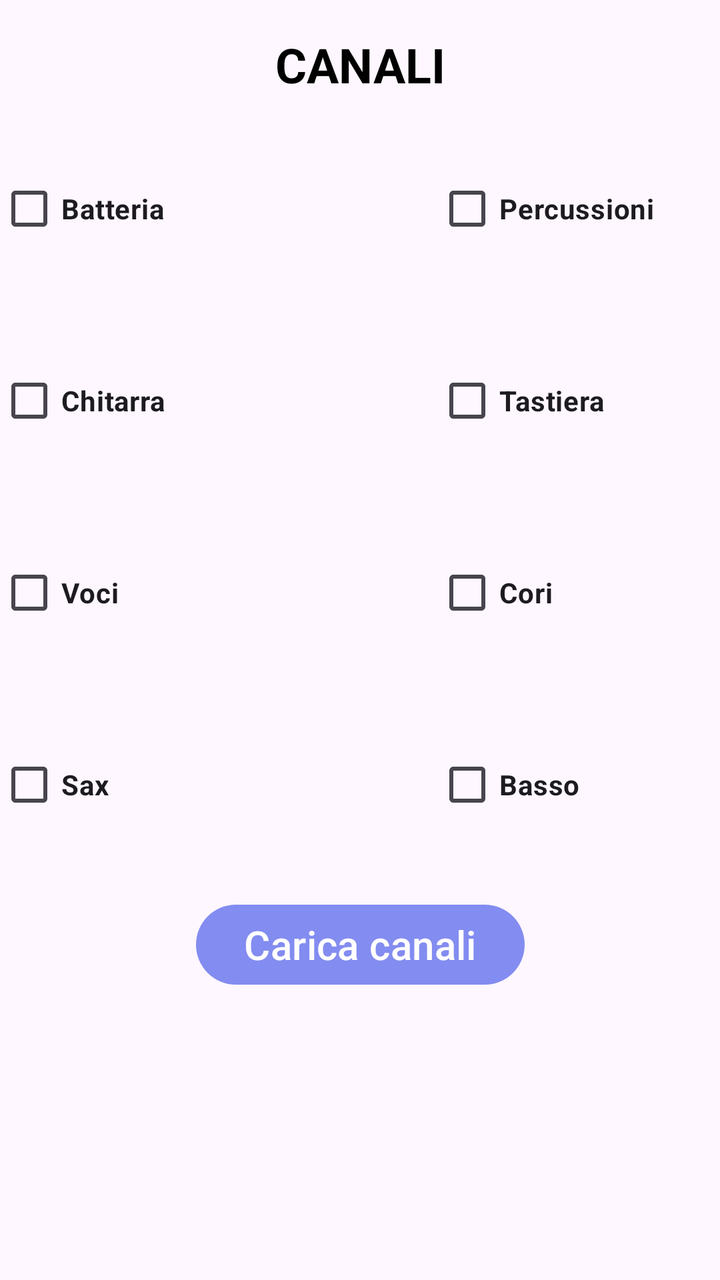
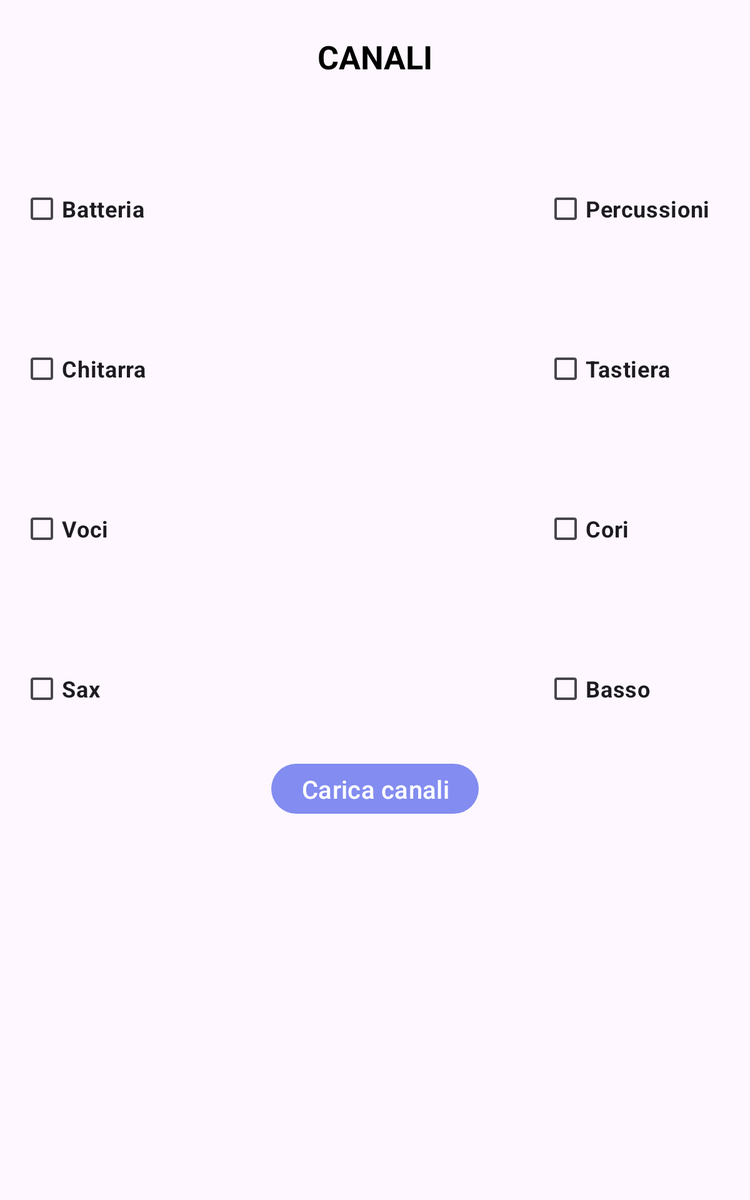

An Android layout and its configuration variant, each rendered on a device that would load it. The default file and the variant file are quoted in full after the pictures.
<!-- AndroidManifest.xml: application theme Theme.CablaggioService -->
<!-- res/layout/frag_sezioni.xml -->
<?xml version="1.0" encoding="utf-8"?>
<ScrollView xmlns:android="http://schemas.android.com/apk/res/android"
    xmlns:app="http://schemas.android.com/apk/res-auto"
    xmlns:tools="http://schemas.android.com/tools"
    android:layout_width="match_parent"
    android:layout_height="match_parent">

    <androidx.constraintlayout.widget.ConstraintLayout
        android:id="@+id/container_frag_sezioni"
        android:layout_width="match_parent"
        android:layout_height="wrap_content">


        <ImageButton
            android:id="@+id/imageButtonCori"
            android:layout_width="48dp"
            android:layout_height="48dp"
            android:background="@color/trasparente"
            android:contentDescription="@string/image"
            app:layout_constraintStart_toEndOf="@+id/checkBoxCori"
            app:layout_constraintTop_toTopOf="@+id/checkBoxCori"
            app:srcCompat="@drawable/baseline_arrow_right_48" />

        <ImageButton
            android:id="@+id/imageButtonVoci"
            android:layout_width="48dp"
            android:layout_height="48dp"
            android:background="@color/trasparente"
            android:contentDescription="@string/image"
            app:layout_constraintStart_toEndOf="@+id/checkBoxVoci"
            app:layout_constraintTop_toTopOf="@+id/checkBoxVoci"
            app:srcCompat="@drawable/baseline_arrow_right_48" />

        <ImageButton
            android:id="@+id/imageButtonChitarra"
            android:layout_width="48dp"
            android:layout_height="48dp"
            android:background="@color/trasparente"
            android:contentDescription="@string/image"
            app:layout_constraintStart_toEndOf="@+id/checkboxChitarra"
            app:layout_constraintTop_toTopOf="@+id/checkboxChitarra"
            app:srcCompat="@drawable/baseline_arrow_right_48" />

        <ImageButton
            android:contentDescription="@string/image"
            android:id="@+id/imageButtonTastiera"
            android:layout_width="48dp"
            android:layout_height="48dp"
            android:background="@color/trasparente"
            app:layout_constraintStart_toEndOf="@+id/checkBoxTastiera"
            app:layout_constraintTop_toTopOf="@+id/checkBoxTastiera"
            app:srcCompat="@drawable/baseline_arrow_right_48" />

        <ImageButton
            android:contentDescription="@string/image"
            android:id="@+id/imageButtonPercussioni"
            android:layout_width="48dp"
            android:layout_height="48dp"
            android:background="@color/trasparente"
            app:layout_constraintStart_toEndOf="@+id/checkBoxPercussioni"
            app:layout_constraintTop_toTopOf="@+id/checkBoxPercussioni"
            app:srcCompat="@drawable/baseline_arrow_right_48" />

        <CheckBox
            android:id="@+id/checkboxBatteria"
            android:layout_width="wrap_content"
            android:layout_height="wrap_content"
            android:layout_marginTop="32dp"
            android:text="@string/batteria"
            android:textStyle="bold"
            app:layout_constraintEnd_toStartOf="@+id/imageButtonBatteria"
            app:layout_constraintTop_toBottomOf="@+id/textView" />


        <CheckBox
            android:id="@+id/checkboxChitarra"
            android:layout_width="wrap_content"
            android:layout_height="wrap_content"
            android:layout_marginTop="48dp"
            android:text="@string/chitarra"
            android:textStyle="bold"
            app:layout_constraintStart_toStartOf="@+id/checkboxBatteria"
            app:layout_constraintTop_toBottomOf="@id/barrier1" />

        <ImageButton
            android:id="@+id/imageButtonBatteria"
            android:layout_width="48dp"
            android:layout_height="48dp"
            android:layout_marginEnd="8dp"
            android:background="@color/trasparente"
            android:contentDescription="@string/image"
            app:layout_constraintEnd_toStartOf="@+id/textView"
            app:layout_constraintTop_toTopOf="@+id/checkboxBatteria"
            app:srcCompat="@drawable/baseline_arrow_right_48" />

        <CheckBox
            android:id="@+id/checkBoxPercussioni"
            android:layout_width="wrap_content"
            android:layout_height="wrap_content"
            android:layout_marginStart="80dp"
            android:text="@string/percussioni"
            android:textStyle="bold"
            app:layout_constraintStart_toStartOf="@+id/textView"
            app:layout_constraintTop_toTopOf="@+id/checkboxBatteria" />

        <CheckBox
            android:id="@+id/checkBoxTastiera"
            android:layout_width="wrap_content"
            android:layout_height="wrap_content"
            android:text="@string/tastiera"
            android:textStyle="bold"
            app:layout_constraintStart_toStartOf="@+id/checkBoxPercussioni"
            app:layout_constraintTop_toTopOf="@+id/checkboxChitarra" />

        <androidx.core.widget.NestedScrollView
            android:id="@+id/scrollViewTastiera"
            android:layout_width="wrap_content"
            android:layout_height="wrap_content"
            android:layout_marginStart="8dp"
            android:layout_marginTop="4dp"
            android:visibility="gone"
            app:layout_constraintStart_toStartOf="@+id/checkBoxTastiera"
            app:layout_constraintTop_toBottomOf="@+id/checkBoxTastiera">

            <RadioGroup
                android:id="@+id/group_tastiera"
                android:layout_width="wrap_content"
                android:layout_height="wrap_content">

            </RadioGroup>
        </androidx.core.widget.NestedScrollView>

        <androidx.core.widget.NestedScrollView
            android:id="@+id/scrollViewPercussioni"
            android:layout_width="wrap_content"
            android:layout_height="wrap_content"
            android:layout_marginStart="8dp"
            android:layout_marginTop="4dp"
            android:maxHeight="144dp"
            android:visibility="gone"
            app:layout_constraintStart_toStartOf="@+id/checkBoxPercussioni"
            app:layout_constraintTop_toBottomOf="@+id/checkBoxPercussioni">

            <RadioGroup
                android:id="@+id/group_percussioni"
                android:layout_width="match_parent"
                android:layout_height="wrap_content">

            </RadioGroup>

        </androidx.core.widget.NestedScrollView>

        <androidx.core.widget.NestedScrollView
            android:id="@+id/scrollViewBatteria"
            android:layout_width="wrap_content"
            android:layout_height="wrap_content"
            android:layout_marginStart="8dp"
            android:layout_marginTop="4dp"
            android:visibility="gone"
            app:layout_constraintStart_toStartOf="@+id/checkboxBatteria"
            app:layout_constraintTop_toBottomOf="@+id/checkboxBatteria">

            <RadioGroup
                android:id="@+id/group_batteria"
                android:layout_width="wrap_content"
                android:layout_height="wrap_content">
            </RadioGroup>
        </androidx.core.widget.NestedScrollView>

        <CheckBox
            android:id="@+id/checkBoxCori"
            android:layout_width="wrap_content"
            android:layout_height="wrap_content"
            android:text="@string/cori"
            android:textStyle="bold"
            app:layout_constraintStart_toStartOf="@+id/checkBoxTastiera"
            app:layout_constraintTop_toTopOf="@+id/checkBoxVoci" />

        <CheckBox
            android:id="@+id/checkBoxSax"
            android:layout_width="wrap_content"
            android:layout_height="wrap_content"
            android:layout_marginTop="48dp"
            android:text="@string/sax"
            android:textStyle="bold"
            app:layout_constraintStart_toStartOf="@+id/checkBoxVoci"
            app:layout_constraintTop_toBottomOf="@+id/barrier3" />

        <CheckBox
            android:id="@+id/checkBoxVoci"
            android:layout_width="wrap_content"
            android:layout_height="wrap_content"
            android:layout_marginTop="48dp"
            android:text="@string/voci"
            android:textStyle="bold"
            app:layout_constraintStart_toStartOf="@+id/checkboxChitarra"
            app:layout_constraintTop_toBottomOf="@+id/barrier2" />

        <CheckBox
            android:id="@+id/checkBoxBasso"
            android:layout_width="wrap_content"
            android:layout_height="wrap_content"
            android:text="@string/basso"
            android:textStyle="bold"
            app:layout_constraintStart_toStartOf="@+id/checkBoxCori"
            app:layout_constraintTop_toTopOf="@+id/checkBoxSax" />

        <androidx.constraintlayout.widget.Barrier
            android:id="@+id/barrier1"
            android:layout_width="wrap_content"
            android:layout_height="wrap_content"
            app:barrierDirection="bottom"
            app:constraint_referenced_ids="scrollViewBatteria,scrollViewPercussioni" />

        <androidx.constraintlayout.widget.Barrier
            android:id="@+id/barrier2"
            android:layout_width="wrap_content"
            android:layout_height="wrap_content"
            app:barrierDirection="bottom"
            app:constraint_referenced_ids="scrollViewTastiera,scrollViewChitarra" />

        <TextView
            android:id="@+id/textView"
            android:layout_width="wrap_content"
            android:layout_height="wrap_content"
            android:layout_marginTop="16dp"
            android:text="@string/canali"
            android:textColor="@color/black"
            android:textSize="24sp"
            android:textStyle="bold"
            app:layout_constraintEnd_toEndOf="parent"
            app:layout_constraintStart_toStartOf="parent"
            app:layout_constraintTop_toTopOf="parent" />

        <androidx.core.widget.NestedScrollView
            android:id="@+id/scrollViewChitarra"
            android:layout_width="wrap_content"
            android:layout_height="wrap_content"
            android:layout_marginStart="8dp"
            android:visibility="gone"
            app:layout_constraintStart_toStartOf="@+id/checkboxChitarra"
            app:layout_constraintTop_toBottomOf="@+id/checkboxChitarra">

            <LinearLayout
                android:id="@+id/group_check_chitarra"
                android:layout_width="match_parent"
                android:layout_height="wrap_content"
                android:orientation="vertical">

            </LinearLayout>
        </androidx.core.widget.NestedScrollView>

        <androidx.constraintlayout.widget.Barrier
            android:id="@+id/barrier3"
            android:layout_width="wrap_content"
            android:layout_height="wrap_content"
            app:constraint_referenced_ids="scrollViewVoci,scrollViewCori"
            app:barrierDirection="bottom" />

        <androidx.core.widget.NestedScrollView
            android:id="@+id/scrollViewVoci"
            android:layout_width="wrap_content"
            android:layout_height="wrap_content"
            android:layout_marginStart="8dp"
            android:visibility="gone"
            app:layout_constraintStart_toStartOf="@+id/checkBoxVoci"
            app:layout_constraintTop_toBottomOf="@+id/checkBoxVoci">


            <RadioGroup
                android:id="@+id/group_voci"
                android:layout_width="wrap_content"
                android:layout_height="wrap_content">

            </RadioGroup>


        </androidx.core.widget.NestedScrollView>

        <androidx.core.widget.NestedScrollView
            android:id="@+id/scrollViewCori"
            android:layout_width="wrap_content"
            android:layout_height="wrap_content"
            android:layout_marginStart="8dp"
            android:visibility="gone"
            app:layout_constraintStart_toStartOf="@+id/checkBoxCori"
            app:layout_constraintTop_toBottomOf="@+id/checkBoxCori">

            <RadioGroup
                android:id="@+id/group_cori"
                android:layout_width="wrap_content"
                android:layout_height="wrap_content">

            </RadioGroup>
        </androidx.core.widget.NestedScrollView>

        <Button
            android:id="@+id/buttonCaricaCanali"
            android:layout_width="wrap_content"
            android:layout_height="wrap_content"
            android:layout_marginTop="32dp"
            android:layout_marginBottom="8dp"
            android:text="@string/carica_canali"
            android:textSize="20sp"
            app:layout_constraintBottom_toBottomOf="parent"
            app:layout_constraintEnd_toEndOf="parent"
            app:layout_constraintStart_toStartOf="parent"
            app:layout_constraintTop_toBottomOf="@+id/checkBoxBasso" />


    </androidx.constraintlayout.widget.ConstraintLayout>
</ScrollView>
<!-- resources referenced by this layout -->
<resources>
  <color name="black">#FF000000</color>
  <color name="trasparente">#00FFFFFF</color>
  <string name="basso">Basso</string>
  <string name="batteria">Batteria</string>
  <string name="canali">CANALI</string>
  <string name="carica_canali">Carica canali</string>
  <string name="chitarra">Chitarra</string>
  <string name="cori">Cori</string>
  <string name="image">image</string>
  <string name="percussioni">Percussioni</string>
  <string name="sax">Sax</string>
  <string name="tastiera">Tastiera</string>
  <string name="voci">Voci</string>
  <style name="Theme.CablaggioService" parent="Base.Theme.CablaggioService" />
  <style name="Base.Theme.CablaggioService" parent="Theme.Material3.DayNight.NoActionBar">
          
          <item name="colorPrimary">@color/parentTheme</item>
      </style>
  <color name="parentTheme">#D06875ED</color>
</resources>
<!-- res/layout-sw600dp/frag_sezioni.xml (the repository's variant of the layout above) -->
<!-- drawn on a 7-inch tablet held upright -->
<?xml version="1.0" encoding="utf-8"?>
<ScrollView xmlns:android="http://schemas.android.com/apk/res/android"
    xmlns:app="http://schemas.android.com/apk/res-auto"
    xmlns:tools="http://schemas.android.com/tools"
    android:layout_width="match_parent"
    android:layout_height="match_parent">

    <androidx.constraintlayout.widget.ConstraintLayout
        android:id="@+id/container_frag_sezioni"
        android:layout_width="match_parent"
        android:layout_height="wrap_content">


        <ImageButton
            android:id="@+id/imageButtonCori"
            android:layout_width="48dp"
            android:layout_height="48dp"
            android:background="@color/trasparente"
            android:contentDescription="@string/image"
            app:layout_constraintStart_toEndOf="@+id/checkBoxCori"
            app:layout_constraintTop_toTopOf="@+id/checkBoxCori"
            app:srcCompat="@drawable/baseline_arrow_right_48" />

        <ImageButton
            android:id="@+id/imageButtonVoci"
            android:layout_width="48dp"
            android:layout_height="48dp"
            android:background="@color/trasparente"
            android:contentDescription="@string/image"
            app:layout_constraintStart_toEndOf="@+id/checkBoxVoci"
            app:layout_constraintTop_toTopOf="@+id/checkBoxVoci"
            app:srcCompat="@drawable/baseline_arrow_right_48" />

        <ImageButton
            android:id="@+id/imageButtonChitarra"
            android:layout_width="48dp"
            android:layout_height="48dp"
            android:background="@color/trasparente"
            android:contentDescription="@string/image"
            app:layout_constraintStart_toEndOf="@+id/checkboxChitarra"
            app:layout_constraintTop_toTopOf="@+id/checkboxChitarra"
            app:srcCompat="@drawable/baseline_arrow_right_48" />

        <ImageButton
            android:contentDescription="@string/image"
            android:id="@+id/imageButtonTastiera"
            android:layout_width="48dp"
            android:layout_height="48dp"
            android:background="@color/trasparente"
            app:layout_constraintStart_toEndOf="@+id/checkBoxTastiera"
            app:layout_constraintTop_toTopOf="@+id/checkBoxTastiera"
            app:srcCompat="@drawable/baseline_arrow_right_48" />

        <ImageButton
            android:contentDescription="@string/image"
            android:id="@+id/imageButtonPercussioni"
            android:layout_width="48dp"
            android:layout_height="48dp"
            android:background="@color/trasparente"
            app:layout_constraintStart_toEndOf="@+id/checkBoxPercussioni"
            app:layout_constraintTop_toTopOf="@+id/checkBoxPercussioni"
            app:srcCompat="@drawable/baseline_arrow_right_48" />


        <CheckBox
            android:id="@+id/checkboxBatteria"
            android:layout_width="wrap_content"
            android:layout_height="wrap_content"
            android:layout_marginTop="80dp"
            android:text="@string/batteria"
            android:textSize="18sp"
            android:textStyle="bold"
            app:layout_constraintEnd_toStartOf="@+id/imageButtonBatteria"
            app:layout_constraintTop_toBottomOf="@+id/textView" />

        <CheckBox
            android:id="@+id/checkboxChitarra"
            android:layout_width="wrap_content"
            android:layout_height="wrap_content"
            android:layout_marginTop="80dp"
            android:text="@string/chitarra"
            android:textSize="18sp"
            android:textStyle="bold"
            app:layout_constraintStart_toStartOf="@+id/checkboxBatteria"
            app:layout_constraintTop_toBottomOf="@id/barrier1" />

        <ImageButton
            android:id="@+id/imageButtonBatteria"
            android:layout_width="48dp"
            android:layout_height="48dp"
            android:layout_marginEnd="90dp"
            android:background="@color/trasparente"
            android:contentDescription="@string/image"
            android:textSize="18sp"
            app:layout_constraintEnd_toStartOf="@+id/textView"
            app:layout_constraintTop_toTopOf="@+id/checkboxBatteria"
            app:srcCompat="@drawable/baseline_arrow_right_48" />

        <CheckBox
            android:id="@+id/checkBoxPercussioni"
            android:layout_width="wrap_content"
            android:layout_height="wrap_content"
            android:layout_marginStart="90dp"
            android:text="@string/percussioni"
            android:textSize="18sp"
            android:textStyle="bold"
            app:layout_constraintStart_toEndOf="@+id/textView"
            app:layout_constraintTop_toTopOf="@+id/checkboxBatteria" />

        <CheckBox
            android:id="@+id/checkBoxTastiera"
            android:layout_width="wrap_content"
            android:layout_height="wrap_content"
            android:text="@string/tastiera"
            android:textSize="18sp"
            android:textStyle="bold"
            app:layout_constraintStart_toStartOf="@+id/checkBoxPercussioni"
            app:layout_constraintTop_toTopOf="@+id/checkboxChitarra" />

        <androidx.core.widget.NestedScrollView
            android:id="@+id/scrollViewTastiera"
            android:layout_width="wrap_content"
            android:layout_height="wrap_content"
            android:layout_marginStart="8dp"
            android:layout_marginTop="4dp"
            android:visibility="gone"
            app:layout_constraintStart_toStartOf="@+id/checkBoxTastiera"
            app:layout_constraintTop_toBottomOf="@+id/checkBoxTastiera">

            <RadioGroup
                android:id="@+id/group_tastiera"
                android:layout_width="wrap_content"
                android:layout_height="wrap_content"></RadioGroup>
        </androidx.core.widget.NestedScrollView>

        <androidx.core.widget.NestedScrollView
            android:id="@+id/scrollViewPercussioni"
            android:layout_width="wrap_content"
            android:layout_height="wrap_content"
            android:layout_marginStart="8dp"
            android:layout_marginTop="4dp"
            android:maxHeight="144dp"
            android:visibility="gone"
            app:layout_constraintStart_toStartOf="@+id/checkBoxPercussioni"
            app:layout_constraintTop_toBottomOf="@+id/checkBoxPercussioni">

            <RadioGroup
                android:id="@+id/group_percussioni"
                android:layout_width="match_parent"
                android:layout_height="wrap_content">

            </RadioGroup>

        </androidx.core.widget.NestedScrollView>

        <androidx.core.widget.NestedScrollView
            android:id="@+id/scrollViewBatteria"
            android:layout_width="wrap_content"
            android:layout_height="wrap_content"
            android:layout_marginStart="8dp"
            android:layout_marginTop="4dp"
            android:visibility="gone"
            app:layout_constraintStart_toStartOf="@+id/checkboxBatteria"
            app:layout_constraintTop_toBottomOf="@+id/checkboxBatteria">

            <RadioGroup
                android:id="@+id/group_batteria"
                android:layout_width="wrap_content"
                android:layout_height="wrap_content" />
        </androidx.core.widget.NestedScrollView>

        <CheckBox
            android:id="@+id/checkBoxCori"
            android:layout_width="wrap_content"
            android:layout_height="wrap_content"
            android:text="@string/cori"
            android:textSize="18sp"
            android:textStyle="bold"
            app:layout_constraintStart_toStartOf="@+id/checkBoxTastiera"
            app:layout_constraintTop_toTopOf="@+id/checkBoxVoci" />

        <CheckBox
            android:id="@+id/checkBoxSax"
            android:layout_width="wrap_content"
            android:layout_height="wrap_content"
            android:layout_marginTop="80dp"
            android:text="@string/sax"
            android:textSize="18sp"
            android:textStyle="bold"
            app:layout_constraintStart_toStartOf="@+id/checkBoxVoci"
            app:layout_constraintTop_toBottomOf="@+id/barrier3" />

        <CheckBox
            android:id="@+id/checkBoxVoci"
            android:layout_width="wrap_content"
            android:layout_height="wrap_content"
            android:layout_marginTop="80dp"
            android:text="@string/voci"
            android:textSize="18sp"
            android:textStyle="bold"
            app:layout_constraintStart_toStartOf="@+id/checkboxChitarra"
            app:layout_constraintTop_toBottomOf="@+id/barrier2" />

        <CheckBox
            android:id="@+id/checkBoxBasso"
            android:layout_width="wrap_content"
            android:layout_height="wrap_content"
            android:text="@string/basso"
            android:textSize="18sp"
            android:textStyle="bold"
            app:layout_constraintStart_toStartOf="@+id/checkBoxCori"
            app:layout_constraintTop_toTopOf="@+id/checkBoxSax" />

        <androidx.constraintlayout.widget.Barrier
            android:id="@+id/barrier1"
            android:layout_width="wrap_content"
            android:layout_height="wrap_content"
            app:barrierDirection="bottom"
            app:constraint_referenced_ids="scrollViewBatteria,scrollViewPercussioni" />

        <androidx.constraintlayout.widget.Barrier
            android:id="@+id/barrier2"
            android:layout_width="wrap_content"
            android:layout_height="wrap_content"
            app:barrierDirection="bottom"
            app:constraint_referenced_ids="scrollViewTastiera,scrollViewChitarra" />

        <TextView
            android:id="@+id/textView"
            android:layout_width="wrap_content"
            android:layout_height="wrap_content"
            android:layout_marginTop="28dp"
            android:text="@string/canali"
            android:textColor="@color/black"
            android:textSize="26sp"
            android:textStyle="bold"
            app:layout_constraintEnd_toEndOf="parent"
            app:layout_constraintStart_toStartOf="parent"
            app:layout_constraintTop_toTopOf="parent" />

        <androidx.core.widget.NestedScrollView
            android:id="@+id/scrollViewChitarra"
            android:layout_width="wrap_content"
            android:layout_height="wrap_content"
            android:layout_marginStart="8dp"
            android:visibility="gone"
            app:layout_constraintStart_toStartOf="@+id/checkboxChitarra"
            app:layout_constraintTop_toBottomOf="@+id/checkboxChitarra">

            <LinearLayout
                android:id="@+id/group_check_chitarra"
                android:layout_width="match_parent"
                android:layout_height="wrap_content"
                android:orientation="vertical">

            </LinearLayout>
        </androidx.core.widget.NestedScrollView>

        <androidx.constraintlayout.widget.Barrier
            android:id="@+id/barrier3"
            android:layout_width="wrap_content"
            android:layout_height="wrap_content"
            app:constraint_referenced_ids="scrollViewVoci,scrollViewCori"
            app:barrierDirection="bottom" />

        <androidx.core.widget.NestedScrollView
            android:id="@+id/scrollViewVoci"
            android:layout_width="wrap_content"
            android:layout_height="wrap_content"
            android:layout_marginStart="8dp"
            android:visibility="gone"
            app:layout_constraintStart_toStartOf="@+id/checkBoxVoci"
            app:layout_constraintTop_toBottomOf="@+id/checkBoxVoci">


            <RadioGroup
                android:id="@+id/group_voci"
                android:layout_width="wrap_content"
                android:layout_height="wrap_content">

            </RadioGroup>


        </androidx.core.widget.NestedScrollView>

        <androidx.core.widget.NestedScrollView
            android:id="@+id/scrollViewCori"
            android:layout_width="wrap_content"
            android:layout_height="wrap_content"
            android:layout_marginStart="8dp"
            android:visibility="gone"
            app:layout_constraintStart_toStartOf="@+id/checkBoxCori"
            app:layout_constraintTop_toBottomOf="@+id/checkBoxCori">

            <RadioGroup
                android:id="@+id/group_cori"
                android:layout_width="wrap_content"
                android:layout_height="wrap_content">

            </RadioGroup>
        </androidx.core.widget.NestedScrollView>

        <Button
            android:id="@+id/buttonCaricaCanali"
            android:layout_width="wrap_content"
            android:layout_height="wrap_content"
            android:layout_marginTop="32dp"
            android:layout_marginBottom="8dp"
            android:text="@string/carica_canali"
            android:textSize="20sp"
            app:layout_constraintBottom_toBottomOf="parent"
            app:layout_constraintEnd_toEndOf="parent"
            app:layout_constraintStart_toStartOf="parent"
            app:layout_constraintTop_toBottomOf="@+id/checkBoxBasso"
            app:layout_constraintVertical_bias="0.0" />


    </androidx.constraintlayout.widget.ConstraintLayout>
</ScrollView>
